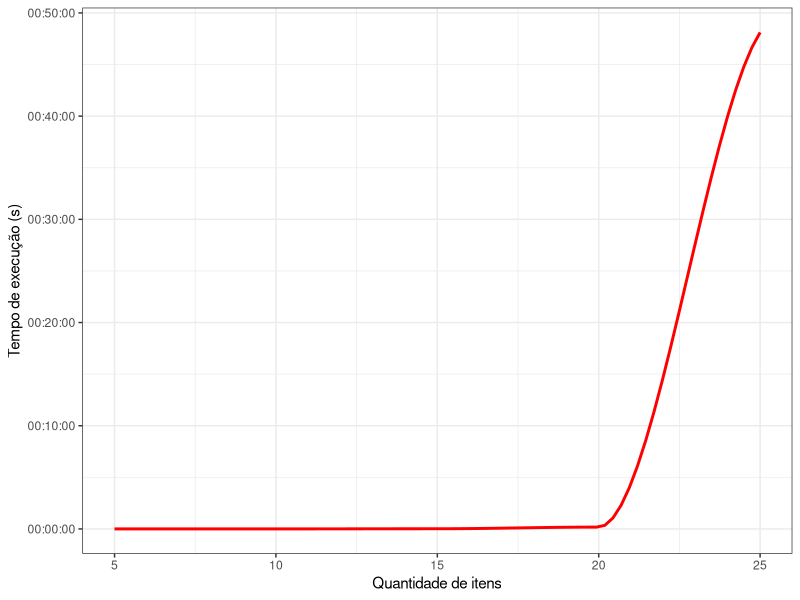

Here is the R script that generated this plot:
library(ggplot2)

tExec <- read.csv("resultados.csv")

ggplot(data = tExec, aes(x = Quantidade.trabalhos))+
  #geom_line(aes(y = exponencial, color = "Exponencial O(k^n)"))+
  #geom_line(aes(y = aproximado))+
  geom_smooth(aes(y = exponencial), method = "loess", se = FALSE, color = "red") +
  scale_y_time(name = "Tempo de execução (s)")+
  scale_x_continuous(name = "Quantidade de itens")+
  #labs(colour = "Algoritmos") +
  theme_bw()

